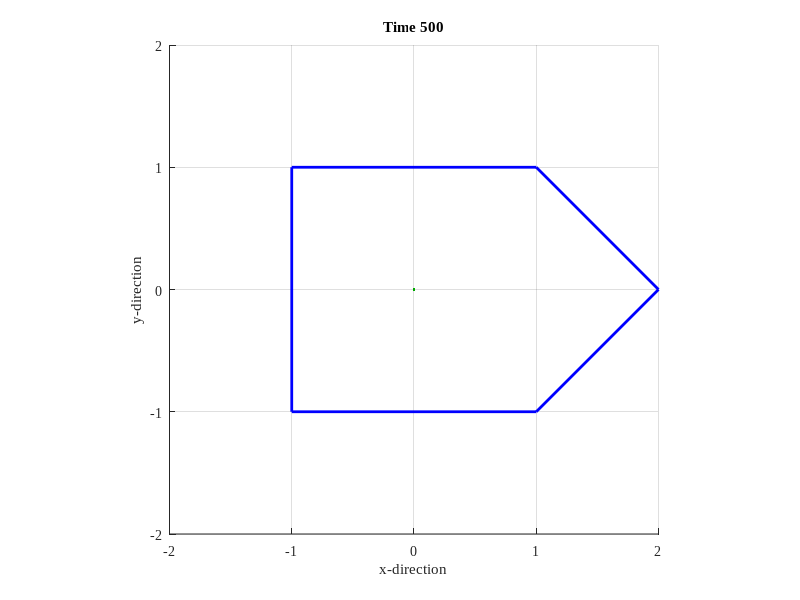

Reproduce this figure in MATLAB.
function []=MTRN4010_Prepare_()
% simulate car in random movement

clc; clear all; close all; dbstop if error;
set(0,'defaultaxesfontname','times new roman');

field.range=50;
time.dt=1; time.T=500;

[fig]=FigureNew(field);
[car]=CarNew();

for t=0:time.dt:time.T,
  [car]=CarNow(car,time,rand,randn*0.25);
  [car]=CarShow(car,t);
end;
CarAxes(car);


function [fig]=FigureNew(field)
fig=figure('units','normalized','position',[0.1 0.2 0.4 0.5]);
% axis([-1 1 -1 1]*field.range*1.5); 
hold on; grid on; axis equal;
xlabel('x-direction'); ylabel('y-direction');

function [car]=CarNew()
car.x=0; car.y=0; car.q=0;
car.trace=[car.x; car.y; car.q];
car.shape=[ 2 0; 1 1; -1 1; -1 -1; 1 -1; 2 0]';
car.hdL.shape=plot(car.shape(1,:),car.shape(2,:),'color','b','linewidth',2);
car.hdL.trace=plot(car.trace(1,:),car.trace(2,:),'color',[0 0.66 0]);

function [car]=CarNow(car,time,v,w)
% you have to imlement the mathematical model fro the car
% and wrap the car orientation usig the WrapToPi function
car.trace(:,end+1)=[car.x; car.y; car.q];

function [car]=CarShow(car,t)
Rz=[  cos(car.q) -sin(car.q); 
      sin(car.q)  cos(car.q)];
shape=Rz*car.shape+repmat([car.x;car.y],1,6);
set(car.hdL.shape,'xdata',shape(1,:),'ydata',shape(2,:)); 
set(car.hdL.trace,'xdata',car.trace(1,:),'ydata',car.trace(2,:));
title(sprintf('Time %d',t)); drawnow;

function []=CarAxes(car)
miX=min(car.trace(1,:));
mxX=max(car.trace(1,:));
miY=min(car.trace(2,:));
mxY=max(car.trace(2,:));
axis([miX mxX miY mxY]+[-1 1 -1 1]*2); axis equal;

function [q]=WrapToPi(q)
while q<pi,
  q=q+2*pi;
end;
while q>pi,
  q=q-2*pi;
end;


